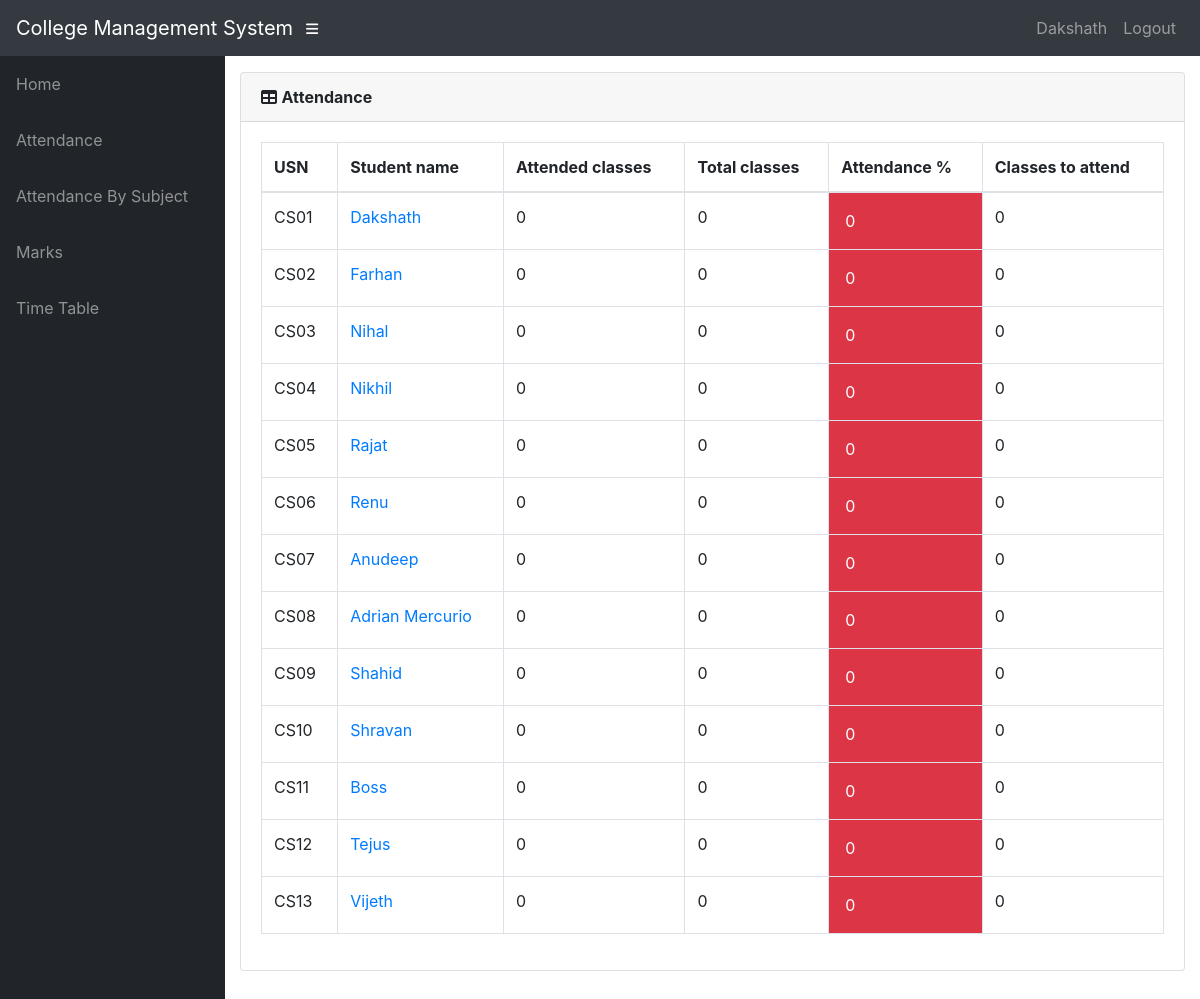
The app's page /teacher/4/Students/attendance/ (signed in) with its own data.
### info/models.py (models this page shows, shortened)
class User(AbstractUser):
    @property
    def is_student(self):
        if hasattr(self, 'student'):
            return True
        return False

class Student(models.Model):
    user = models.OneToOneField(User, on_delete=models.CASCADE, null=True)
    class_id = models.ForeignKey(Class, on_delete=models.CASCADE, default=1)
    USN = models.CharField(primary_key='True', max_length=100)
    name = models.CharField(max_length=200)
    sex = models.CharField(max_length=50, choices=sex_choice, default='Male')
    DOB = models.DateField(default='1998-01-01')
    def __str__(self):
        return self.name

class AttendanceTotal(models.Model):
    course = models.ForeignKey(Course, on_delete=models.CASCADE)
    student = models.ForeignKey(Student, on_delete=models.CASCADE)
    class Meta:
        unique_together = (('student', 'course'),)
    @property
    def att_class(self):
        stud = Student.objects.get(name=self.student)
        cr = Course.objects.get(name=self.course)
        att_class = Attendance.objects.filter(course=cr, student=stud, status='True').count()
        return att_class
    @property
    def total_class(self):
        stud = Student.objects.get(name=self.student)
        cr = Course.objects.get(name=self.course)
        total_class = Attendance.objects.filter(course=cr, student=stud).count()
        return total_class
    @property
    def attendance(self):
        stud = Student.objects.get(name=self.student)
        cr = Course.objects.get(name=self.course)
        total_class = Attendance.objects.filter(course=cr, student=stud).count()
        att_class = Attendance.objects.filter(course=cr, student=stud, status='True').count()
        if total_class == 0:
            attendance = 0
        else:
            attendance = round(att_class / total_class * 100, 2)
        return attendance
    @property
    def classes_to_attend(self):
        stud = Student.objects.get(name=self.student)
        cr = Course.objects.get(name=self.course)
        total_class = Attendance.objects.filter(course=cr, student=stud).count()
        att_class = Attendance.objects.filter(course=cr, student=stud, status='True').count()
        cta = math.ceil((0.75 * total_class - att_class) / 0.25)
        if cta < 0:
            return 0
        return cta

class Course(models.Model):
    dept = models.ForeignKey(Dept, on_delete=models.CASCADE)
    id = models.CharField(primary_key='True', max_length=50)
    name = models.CharField(max_length=50)
    shortname = models.CharField(max_length=50, default='X')
    def __str__(self):
        return self.name

### info/views.py (the view)
# urls.py: path('teacher/<int:assign_id>/Students/attendance/', views.t_student, name='t_student'),
@login_required()
def t_student(request, assign_id):
    ass = Assign.objects.get(id=assign_id)
    att_list = []
    for stud in ass.class_id.student_set.all():
        try:
            a = AttendanceTotal.objects.get(student=stud, course=ass.course)
        except AttendanceTotal.DoesNotExist:
            a = AttendanceTotal(student=stud, course=ass.course)
            a.save()
        att_list.append(a)
    return render(request, 'info/t_students.html', {'att_list': att_list})

### info/templates/info/t_students.html
{% extends 'info/base.html' %}
    {% load static %}
    {% block content %}
                  <div class="card mb-3">
            <div class="card-header">
              <i class="fas fa-table"></i>
            <b>Attendance</b></div>
            <div class="card-body">
              <div class="table-responsive">
                <table class="table table-bordered" id="dataTable" width="100%" cellspacing="0">
                  <thead>
                    <tr>
                        <th>USN</th>
                        <th>Student name</th>
                        <th>Attended classes</th>
                        <th>Total classes</th>
                        <th>Attendance %</th>
                        <th>Classes to attend</th>
                    </tr>
                  </thead>
                  <tbody>
                    {% for a in att_list %}
                    <tr>
                        <td>{{ a.student_id }}</td>
                        <td><a href="{% url 't_attendance_detail' a.student.USN a.course_id %}">{{ a.student.name }}</a></td>
                        <td>{{ a.att_class }}</td>
                        <td>{{ a.total_class }}</td>
                        {% if a.attendance < 75 %}
                            <td class="p-3 mb-2 bg-danger text-white">{{ a.attendance }}</td>
                        {% else %}
                            <td class="p-3 mb-2 bg-success text-white">{{ a.attendance }}</td>
                        {% endif %}
                        <td>{{ a.classes_to_attend }}</td>
                    </tr>
                    {% empty %}
                            <p>No students</p>
                    {% endfor %}
                  </tbody>
                </table>
              </div>
            </div>
          </div>
    {% endblock %}

### info/templates/info/base.html (shortened to what this page needs)
<!DOCTYPE html>
<html lang="en">
  <head>
      {% load static %}
    <link href="{% static '/info/bootstrap/vendor/bootstrap/css/bootstrap.min.css' %}" rel="stylesheet">
    <link href="{% static '/info/bootstrap/vendor/fontawesome-free/css/all.min.css' %}" rel="stylesheet" type="text/css">
    <link href="{% static '/info/bootstrap/vendor/datatables/dataTables.bootstrap4.css' %}" rel="stylesheet">
    <link href="{% static '/info/bootstrap/css/sb-admin.css' %}" rel="stylesheet">
  </head>
  <body id="page-top">
    <nav class="navbar navbar-expand navbar-dark bg-dark static-top">
      <a class="navbar-brand mr-1" href="{% url 'index' %}">College Management System</a>
      <button class="btn btn-link btn-sm text-white order-1 order-sm-0" id="sidebarToggle" href="#">
        <i class="fas fa-bars"></i>
      </button>
        <div class="collapse navbar-collapse" id="navbarResponsive">
          <ul class="navbar-nav ml-auto">
            <li class="nav-item">
                {% if request.user.is_student %}
                    <a class="nav-link text-capitalize">{{ request.user.student.name }}</a>
                {% elif request.user.is_teacher %}
                    <a class="nav-link text-capitalize">{{ request.user.teacher.name }}</a>
                {% endif %}
            </li>
            <li class="nav-item">
                <a class="nav-link" href="#" data-toggle="modal" data-target="#logoutModal">Logout</a>
            </li>
          </ul>
        </div>
    </nav>
    <div id="wrapper">
      <ul class="sidebar navbar-nav">
            <li class="nav-item">
              <a class="nav-link" href="{% url 'index' %}">
                <span>Home</span>
              </a>
            </li>
        {% if request.user.is_student %}
            <li class="nav-item">
              <a class="nav-link" href="{% url 'attendance' request.user.student.USN %}">
                <span>Attendance</span>
              </a>
            </li>
            <li class="nav-item">
              <a class="nav-link" href="{% url 'attendance' request.user.student.USN %}">
                <span>Attendance By Subject</span>
              </a>
            </li>
            <li class="nav-item">
              <a class="nav-link" href="{% url 'marks_list' request.user.student.USN %}">
                <span>Marks</span>
              </a>
            </li>
              <li class="nav-item">
              <a class="nav-link" href="{% url 'timetable' request.user.student.class_id_id %}">
                <span>Time Table</span>
              </a>
            </li>
        {% endif %}
      </ul>
      <div id="content-wrapper">
        <div class="container-fluid">
            {% block content %}
            {% endblock %}
        </div>
      </div>
    </div>
  </body>
</html>

### records on screen
User: user.student.name "Dakshath"
AttendanceTotal: student_id "CS01", student.name "Dakshath", att_class "0", total_class "0", attendance "0", classes_to_attend "0"
AttendanceTotal: student_id "CS02", student.name "Farhan", att_class "0", total_class "0", attendance "0", classes_to_attend "0"
AttendanceTotal: student_id "CS03", student.name "Nihal", att_class "0", total_class "0", attendance "0", classes_to_attend "0"
AttendanceTotal: student_id "CS04", student.name "Nikhil", att_class "0", total_class "0", attendance "0", classes_to_attend "0"
AttendanceTotal: student_id "CS05", student.name "Rajat", att_class "0", total_class "0", attendance "0", classes_to_attend "0"
AttendanceTotal: student_id "CS06", student.name "Renu", att_class "0", total_class "0", attendance "0", classes_to_attend "0"
AttendanceTotal: student_id "CS07", student.name "Anudeep", att_class "0", total_class "0", attendance "0", classes_to_attend "0"
AttendanceTotal: student_id "CS08", student.name "Adrian Mercurio", att_class "0", total_class "0", attendance "0", classes_to_attend "0"
AttendanceTotal: student_id "CS09", student.name "Shahid", att_class "0", total_class "0", attendance "0", classes_to_attend "0"
AttendanceTotal: student_id "CS10", student.name "Shravan", att_class "0", total_class "0", attendance "0", classes_to_attend "0"
AttendanceTotal: student_id "CS11", student.name "Boss", att_class "0", total_class "0", attendance "0", classes_to_attend "0"
AttendanceTotal: student_id "CS12", student.name "Tejus", att_class "0", total_class "0", attendance "0", classes_to_attend "0"
AttendanceTotal: student_id "CS13", student.name "Vijeth", att_class "0", total_class "0", attendance "0", classes_to_attend "0"
